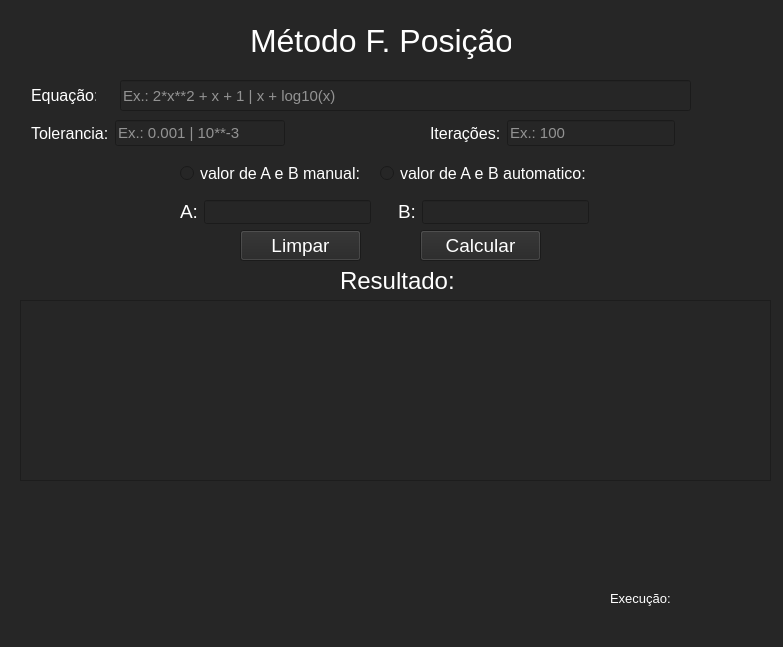
<?xml version="1.0" encoding="UTF-8"?>
<ui version="4.0">
 <class>MetBissecao</class>
 <widget class="QMainWindow" name="MetBissecao">
  <property name="geometry">
   <rect>
    <x>0</x>
    <y>0</y>
    <width>783</width>
    <height>647</height>
   </rect>
  </property>
  <property name="windowTitle">
   <string>Método Bisseção</string>
  </property>
  <property name="styleSheet">
   <string notr="true">background-color: rgb(38, 38, 38);</string>
  </property>
  <widget class="QWidget" name="centralwidget">
   <widget class="QLabel" name="label">
    <property name="geometry">
     <rect>
      <x>250</x>
      <y>10</y>
      <width>261</width>
      <height>61</height>
     </rect>
    </property>
    <property name="font">
     <font>
      <pointsize>24</pointsize>
     </font>
    </property>
    <property name="styleSheet">
     <string notr="true">color: rgb(255, 255, 255);</string>
    </property>
    <property name="text">
     <string>Método F. Posição</string>
    </property>
   </widget>
   <widget class="QPushButton" name="but_calc">
    <property name="geometry">
     <rect>
      <x>420</x>
      <y>230</y>
      <width>121</width>
      <height>31</height>
     </rect>
    </property>
    <property name="font">
     <font>
      <pointsize>14</pointsize>
     </font>
    </property>
    <property name="styleSheet">
     <string notr="true">color: rgb(255, 255, 255);</string>
    </property>
    <property name="text">
     <string>Calcular</string>
    </property>
   </widget>
   <widget class="QPushButton" name="but_clear">
    <property name="geometry">
     <rect>
      <x>240</x>
      <y>230</y>
      <width>121</width>
      <height>31</height>
     </rect>
    </property>
    <property name="font">
     <font>
      <pointsize>14</pointsize>
     </font>
    </property>
    <property name="styleSheet">
     <string notr="true">color: rgb(255, 255, 255);</string>
    </property>
    <property name="text">
     <string>Limpar</string>
    </property>
   </widget>
   <widget class="QLabel" name="label_6">
    <property name="geometry">
     <rect>
      <x>340</x>
      <y>270</y>
      <width>131</width>
      <height>21</height>
     </rect>
    </property>
    <property name="font">
     <font>
      <pointsize>18</pointsize>
     </font>
    </property>
    <property name="styleSheet">
     <string notr="true">color: rgb(255, 255, 255);</string>
    </property>
    <property name="text">
     <string>Resultado:</string>
    </property>
   </widget>
   <widget class="QLabel" name="labelResult">
    <property name="geometry">
     <rect>
      <x>30</x>
      <y>500</y>
      <width>741</width>
      <height>81</height>
     </rect>
    </property>
    <property name="font">
     <font>
      <pointsize>12</pointsize>
     </font>
    </property>
    <property name="styleSheet">
     <string notr="true">color: rgb(255, 255, 255);
background-color: rgb(38, 38, 38);</string>
    </property>
    <property name="text">
     <string/>
    </property>
    <property name="alignment">
     <set>Qt::AlignCenter</set>
    </property>
   </widget>
   <widget class="QTableWidget" name="tableWidget">
    <property name="geometry">
     <rect>
      <x>20</x>
      <y>300</y>
      <width>751</width>
      <height>181</height>
     </rect>
    </property>
    <property name="font">
     <font>
      <pointsize>12</pointsize>
     </font>
    </property>
    <property name="styleSheet">
     <string notr="true">color: rgb(255, 255, 255);</string>
    </property>
   </widget>
   <widget class="QLabel" name="label_2">
    <property name="geometry">
     <rect>
      <x>180</x>
      <y>200</y>
      <width>18</width>
      <height>23</height>
     </rect>
    </property>
    <property name="font">
     <font>
      <pointsize>14</pointsize>
     </font>
    </property>
    <property name="styleSheet">
     <string notr="true">color: rgb(255, 255, 255);</string>
    </property>
    <property name="text">
     <string>A:</string>
    </property>
   </widget>
   <widget class="QLineEdit" name="lineEdit_valA">
    <property name="geometry">
     <rect>
      <x>204</x>
      <y>200</y>
      <width>167</width>
      <height>24</height>
     </rect>
    </property>
    <property name="font">
     <font>
      <pointsize>11</pointsize>
     </font>
    </property>
    <property name="styleSheet">
     <string notr="true">color: rgb(255, 255, 255);</string>
    </property>
   </widget>
   <widget class="QLabel" name="label_4">
    <property name="geometry">
     <rect>
      <x>398</x>
      <y>200</y>
      <width>18</width>
      <height>23</height>
     </rect>
    </property>
    <property name="font">
     <font>
      <pointsize>14</pointsize>
     </font>
    </property>
    <property name="styleSheet">
     <string notr="true">color: rgb(255, 255, 255);</string>
    </property>
    <property name="text">
     <string>B:</string>
    </property>
   </widget>
   <widget class="QLineEdit" name="lineEdit_valB">
    <property name="geometry">
     <rect>
      <x>422</x>
      <y>200</y>
      <width>167</width>
      <height>24</height>
     </rect>
    </property>
    <property name="font">
     <font>
      <pointsize>11</pointsize>
     </font>
    </property>
    <property name="styleSheet">
     <string notr="true">color: rgb(255, 255, 255);</string>
    </property>
   </widget>
   <widget class="QRadioButton" name="radioButton">
    <property name="geometry">
     <rect>
      <x>180</x>
      <y>160</y>
      <width>191</width>
      <height>27</height>
     </rect>
    </property>
    <property name="font">
     <font>
      <pointsize>12</pointsize>
     </font>
    </property>
    <property name="styleSheet">
     <string notr="true">color: rgb(255, 255, 255);</string>
    </property>
    <property name="text">
     <string>valor de A e B manual:</string>
    </property>
   </widget>
   <widget class="QLineEdit" name="inp_expr_MPF">
    <property name="geometry">
     <rect>
      <x>120</x>
      <y>80</y>
      <width>571</width>
      <height>31</height>
     </rect>
    </property>
    <property name="font">
     <font>
      <pointsize>11</pointsize>
     </font>
    </property>
    <property name="styleSheet">
     <string notr="true">color: rgb(255, 255, 255);</string>
    </property>
    <property name="inputMask">
     <string/>
    </property>
    <property name="text">
     <string/>
    </property>
    <property name="placeholderText">
     <string>Ex.: 2*x**2 + x + 1 | x + log10(x)</string>
    </property>
   </widget>
   <widget class="QLabel" name="label_8">
    <property name="geometry">
     <rect>
      <x>31</x>
      <y>86</y>
      <width>65</width>
      <height>19</height>
     </rect>
    </property>
    <property name="font">
     <font>
      <pointsize>12</pointsize>
     </font>
    </property>
    <property name="styleSheet">
     <string notr="true">color: rgb(255, 255, 255);</string>
    </property>
    <property name="text">
     <string>Equação:</string>
    </property>
   </widget>
   <widget class="QRadioButton" name="radioButton_2">
    <property name="geometry">
     <rect>
      <x>380</x>
      <y>160</y>
      <width>211</width>
      <height>27</height>
     </rect>
    </property>
    <property name="font">
     <font>
      <pointsize>12</pointsize>
     </font>
    </property>
    <property name="styleSheet">
     <string notr="true">color: rgb(255, 255, 255);</string>
    </property>
    <property name="text">
     <string>valor de A e B automatico:</string>
    </property>
   </widget>
   <widget class="QWidget" name="layoutWidget">
    <property name="geometry">
     <rect>
      <x>430</x>
      <y>120</y>
      <width>245</width>
      <height>26</height>
     </rect>
    </property>
    <layout class="QHBoxLayout" name="horizontalLayout">
     <item>
      <widget class="QLabel" name="label_5">
       <property name="font">
        <font>
         <pointsize>12</pointsize>
        </font>
       </property>
       <property name="styleSheet">
        <string notr="true">color: rgb(255, 255, 255);</string>
       </property>
       <property name="text">
        <string>Iterações:</string>
       </property>
      </widget>
     </item>
     <item>
      <widget class="QLineEdit" name="inp_itr">
       <property name="font">
        <font>
         <pointsize>11</pointsize>
        </font>
       </property>
       <property name="styleSheet">
        <string notr="true">color: rgb(255, 255, 255);</string>
       </property>
       <property name="text">
        <string/>
       </property>
       <property name="placeholderText">
        <string>Ex.: 100</string>
       </property>
      </widget>
     </item>
    </layout>
   </widget>
   <widget class="QWidget" name="layoutWidget">
    <property name="geometry">
     <rect>
      <x>31</x>
      <y>120</y>
      <width>254</width>
      <height>26</height>
     </rect>
    </property>
    <layout class="QHBoxLayout" name="horizontalLayout_2">
     <item>
      <widget class="QLabel" name="label_3">
       <property name="font">
        <font>
         <pointsize>12</pointsize>
        </font>
       </property>
       <property name="styleSheet">
        <string notr="true">color: rgb(255, 255, 255);</string>
       </property>
       <property name="text">
        <string>Tolerancia:</string>
       </property>
      </widget>
     </item>
     <item>
      <widget class="QLineEdit" name="inp_tolMPF">
       <property name="font">
        <font>
         <pointsize>11</pointsize>
        </font>
       </property>
       <property name="styleSheet">
        <string notr="true">color: rgb(255, 255, 255);</string>
       </property>
       <property name="text">
        <string/>
       </property>
       <property name="placeholderText">
        <string>Ex.: 0.001 | 10**-3</string>
       </property>
      </widget>
     </item>
    </layout>
   </widget>
   <widget class="QLabel" name="lblTempExib">
    <property name="geometry">
     <rect>
      <x>680</x>
      <y>590</y>
      <width>81</width>
      <height>16</height>
     </rect>
    </property>
    <property name="font">
     <font>
      <pointsize>10</pointsize>
     </font>
    </property>
    <property name="styleSheet">
     <string notr="true">color: rgb(255, 255, 255);</string>
    </property>
    <property name="text">
     <string/>
    </property>
   </widget>
   <widget class="QLabel" name="label_7">
    <property name="geometry">
     <rect>
      <x>610</x>
      <y>590</y>
      <width>61</width>
      <height>16</height>
     </rect>
    </property>
    <property name="font">
     <font>
      <pointsize>10</pointsize>
     </font>
    </property>
    <property name="styleSheet">
     <string notr="true">color: rgb(255, 255, 255);</string>
    </property>
    <property name="text">
     <string>Execução:</string>
    </property>
   </widget>
  </widget>
  <widget class="QMenuBar" name="menubar">
   <property name="geometry">
    <rect>
     <x>0</x>
     <y>0</y>
     <width>783</width>
     <height>21</height>
    </rect>
   </property>
  </widget>
  <widget class="QStatusBar" name="statusbar"/>
 </widget>
 <resources/>
 <connections/>
</ui>
